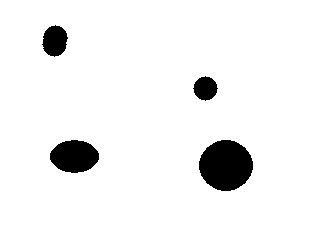
#> input picture vision/blobs.bmp, 320 x 240 px
$ python centre.py   (Python 2 division)
#> lines starting #> are read from the running program, lines starting #| are printed output that depends on the picture; after the words box and inside, x2 and y2 are one past the last pixel; in counts of white or black regions, pixels touching at a corner belong together
import Image

im = Image.open("blobs.bmp")
#> im is the input picture: PIL image 320x240 RGB; 94.3% white; 4 black regions, box (x1, y1, x2, y2) and area: (199, 140, 253, 191) 2126, (50, 140, 99, 173) 1237, (42, 25, 68, 57) 608, (193, 76, 218, 101) 441

WIDTH, HEIGHT = im.size
#> WIDTH = 320; HEIGHT = 240

data = im.getdata()

blobs = [0] * WIDTH * HEIGHT #Initialise to all zeros

topblobno = 1

for y in range(0, HEIGHT):
    for x in range(0, WIDTH):
        curpos = y*WIDTH+x
        if data[curpos] == (255, 255, 255):
            #White
            pass
        else:
            #Black
            if x > 0: #Look at the one to the left
                if blobs[curpos-1] > 0:
                    blobs[curpos] = blobs[curpos-1]
                    break
            if y > 0: #Look at the one above
                if blobs[curpos-WIDTH] > 0:
                    blobs[curpos] = blobs[curpos-WIDTH]
                    break
            if x > 0 and y > 0: #Look top-left
                if blobs[curpos-(WIDTH+1)] > 0:
                    blobs[curpos] = blobs[curpos-(WIDTH+1)]
                    break
            if x < WIDTH - 1 and y > 0: #Look top-right
                if blobs[curpos-(WIDTH-1)] > 0:
                    blobs[curpos] = blobs[curpos-(WIDTH-1)]
                    break

            #If got this far it's a new blob
            blobs[curpos] = topblobno
            topblobno = topblobno + 1
#> after the loop, topblobno = 24

print "%d blobs found." % topblobno
#| 24 blobs found.

out = Image.new("RGB", (WIDTH, HEIGHT))
#> out: PIL image 320x240 RGB; every value is 0

col = [(i*20 % 255, i * 20 % 255, i * 20 % 255) for i in blobs]

out.putdata(col)
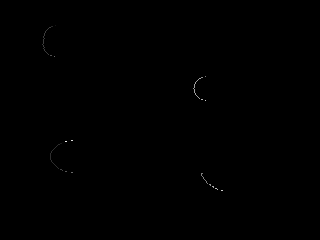
#> out: PIL image 320x240 RGB; min 0, max 240, mean 0.2

out.save("out.bmp")
